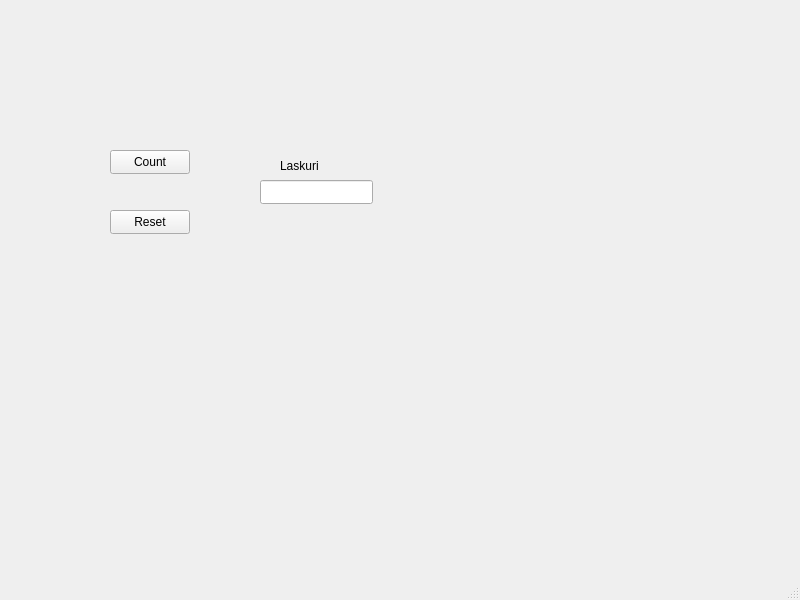
<?xml version="1.0" encoding="UTF-8"?>
<ui version="4.0">
 <class>MainWindow</class>
 <widget class="QMainWindow" name="MainWindow">
  <property name="geometry">
   <rect>
    <x>0</x>
    <y>0</y>
    <width>800</width>
    <height>600</height>
   </rect>
  </property>
  <property name="windowTitle">
   <string>MainWindow</string>
  </property>
  <widget class="QWidget" name="centralwidget">
   <widget class="QPushButton" name="Count">
    <property name="geometry">
     <rect>
      <x>110</x>
      <y>150</y>
      <width>80</width>
      <height>24</height>
     </rect>
    </property>
    <property name="text">
     <string>Count</string>
    </property>
   </widget>
   <widget class="QPushButton" name="Reset">
    <property name="geometry">
     <rect>
      <x>110</x>
      <y>210</y>
      <width>80</width>
      <height>24</height>
     </rect>
    </property>
    <property name="text">
     <string>Reset</string>
    </property>
   </widget>
   <widget class="QLineEdit" name="lineEdit">
    <property name="geometry">
     <rect>
      <x>260</x>
      <y>180</y>
      <width>113</width>
      <height>24</height>
     </rect>
    </property>
   </widget>
   <widget class="QLabel" name="label">
    <property name="geometry">
     <rect>
      <x>280</x>
      <y>150</y>
      <width>81</width>
      <height>31</height>
     </rect>
    </property>
    <property name="text">
     <string>Laskuri</string>
    </property>
   </widget>
  </widget>
  <widget class="QMenuBar" name="menubar">
   <property name="geometry">
    <rect>
     <x>0</x>
     <y>0</y>
     <width>800</width>
     <height>21</height>
    </rect>
   </property>
  </widget>
  <widget class="QStatusBar" name="statusbar"/>
 </widget>
 <resources/>
 <connections/>
</ui>
